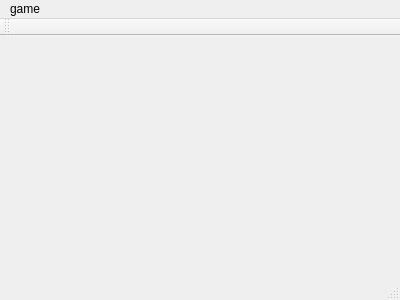
<?xml version="1.0" encoding="UTF-8"?>
<ui version="4.0">
 <class>MainWindow</class>
 <widget class="QMainWindow" name="MainWindow">
  <property name="geometry">
   <rect>
    <x>0</x>
    <y>0</y>
    <width>400</width>
    <height>300</height>
   </rect>
  </property>
  <property name="windowTitle">
   <string>MainWindow</string>
  </property>
  <widget class="QWidget" name="centralWidget"/>
  <widget class="QMenuBar" name="menuBar">
   <property name="geometry">
    <rect>
     <x>0</x>
     <y>0</y>
     <width>400</width>
     <height>23</height>
    </rect>
   </property>
   <widget class="QMenu" name="menu">
    <property name="title">
     <string>game</string>
    </property>
    <addaction name="startaction"/>
   </widget>
   <addaction name="menu"/>
  </widget>
  <widget class="QToolBar" name="mainToolBar">
   <attribute name="toolBarArea">
    <enum>TopToolBarArea</enum>
   </attribute>
   <attribute name="toolBarBreak">
    <bool>false</bool>
   </attribute>
  </widget>
  <widget class="QStatusBar" name="statusBar"/>
  <action name="game">
   <property name="text">
    <string>game</string>
   </property>
  </action>
  <action name="startaction">
   <property name="text">
    <string>startaction</string>
   </property>
  </action>
 </widget>
 <layoutdefault spacing="6" margin="11"/>
 <resources/>
 <connections/>
</ui>
